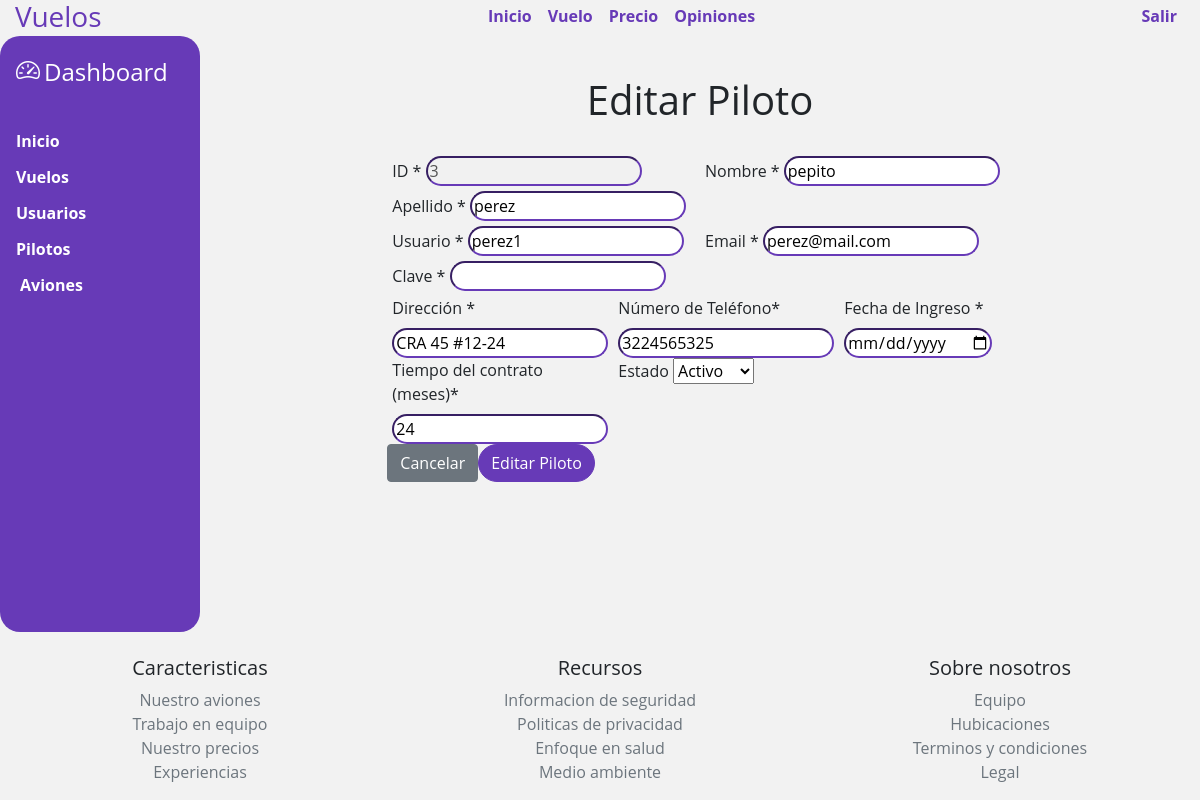
The page /editar_piloto/3 on the database its author committed.
### tables this page shows
CREATE TABLE usuarios (id INTEGER PRIMARY KEY AUTOINCREMENT NOT NULL UNIQUE, Nombres VARCHAR (100) NOT NULL, Apellidos VARCHAR (100) NOT NULL, usuario VARCHAR (15) NOT NULL UNIQUE, correo VARCHAR (150) NOT NULL UNIQUE, numero CHAR (10) NOT NULL, password VARCHAR (200) NOT NULL, tipo_usuario CHAR DEFAULT c, estado CHAR (1) NOT NULL DEFAULT A);

CREATE TABLE empleados (id_emp INT REFERENCES usuarios (id) NOT NULL PRIMARY KEY, direccion VARCHAR (150) NOT NULL, estado CHAR (1) NOT NULL DEFAULT A, fecha_ingreso DATE NOT NULL, t_contrato INT NOT NULL DEFAULT (12));

### app.py (the view, shortened to what this page needs)
@app.route('/editar_piloto/<id>', methods=['POST', 'GET'])
def editar_piloto(id):
        sql = "SELECT id, nombres, apellidos, usuario, correo, numero, password, direccion, em.estado, fecha_ingreso, t_contrato FROM usuarios AS us INNER JOIN empleados AS em ON us.id = em.id_emp AND us.tipo_usuario = 'p' WHERE id_emp = %s" % (id)
        res = seleccion(sql)
        form2 = EditarPiloto()
        return render_template('editar_piloto.html', pagina='dashboard', piloto=res, form=form2)

### db.py (called while the page is built)
def seleccion(sql) -> list:
    try:
        with sqlite3.connect(URL_DB) as con:
            cur = con.cursor()
            res = cur.execute(sql).fetchall()
    except Exception:
        res = ['0']
    return res

### templates/editar_piloto.html (shortened to what this page needs)
{% extends 'dashboard.html' %}
{% block content %}
<div class="col p-2 m-2">
    <div class="container">
        <div class="row">
            <div class="col text-center pt-4">
                <h1>Editar Piloto</h1>
            </div>
        </div>
        <div class="row">
            <div class="col-2"></div>
            <div class="col pt-4">
                <form class="needs-validation" novalidate action="{{url_for('editar_piloto', id=piloto[0][0])}}" method="post">
                    <div class="form-row">
                        <div class="col">
                            {{form.id.label}}
                            {{form.id(value = piloto[0][0], disabled=true)}}
                        </div>
                        <div class="col">
                            {{form.nombres.label}}
                            {{form.nombres(value = piloto[0][1])}}
                        </div>
                        <div class="col">
                            {{form.apellidos.label}}
                            {{form.apellidos(value = piloto[0][2])}}
                        </div>
                    </div>
                    <div class="form-row">
                        <div class="col">
                            {{form.usuario.label}}
                            {{form.usuario(value = piloto[0][3])}}
                        </div>
                        <div class="col">
                            {{form.email.label}}
                            {{form.email(value = piloto[0][4])}}
                        </div>
                        <div class="col">
                            {{form.clave.label}}
                            {{form.clave(value = piloto[0][6])}}
                        </div>
                    </div>
                    <div class="form-row">
                        <div class="col">
                            {{form.direccion.label}}
                            {{form.direccion(value = piloto[0][7])}}
                        </div>
                        <div class="col">
                            {{form.numero.label}}
                            {{form.numero(value = piloto[0][5])}}
                        </div>
                        <div class="col">
                            {{form.fechaIngreso.label}}
                            {{form.fechaIngreso(value = piloto[0][9])}}
                        </div>
                    </div>
                    <div class="form-row">
                        <div class="col">
                            {{form.tiempoC.label}}
                            {{form.tiempoC(value = piloto[0][10])}}
                        </div>
                        <div class="col">
                            {{form.estado.label}}
                            {{form.estado(value = piloto[0][8])}}
                        </div>
                        <div class="col"></div>
                    </div>
                    <div class="form-row">
                        <a class="btn btn-secondary" href="{{ url_for('dashboard_pilotos') }}">Cancelar</a>
                        {{form.btn(class='btn btn-primary', value="Editar Piloto")}}
                    </div>
                </form>
            </div>
            <div class="col-2"></div>
        </div>
    </div>
</div>
{% endblock %}

### static/css/estilo.css (style rules this page uses)
.container { width: 100%; max-width: 1500px; }
input, .custom-select { border-radius: 25px !important; border-color: #673ab7 !important; }
body { background: #f2f2f2; font-family: 'Open Sans', sans-serif; }
.btn-primary { background-color: #673ab7 !important; border-color: #673ab7 !important; border-radius: 15px; }

### rows shown on the page
usuarios: id "3", usuario "perez1", numero "3224565325"
empleados: direccion "CRA 45 #12-24", estado "Activo"
